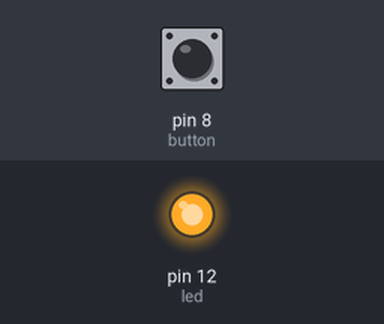
The sketch below on a simulated Arduino Uno, built with avr-gcc and run on an emulated ATmega328P. Parts: output pins drawn as LEDs (lit = HIGH). The test bench sets the inputs (shaded band); at power-on: pin 8 (button) HIGH.

Above: at 1.2 s.
1.3 s: pin 8 (button) pulled LOW for 0.15 s
At 1.9 s:
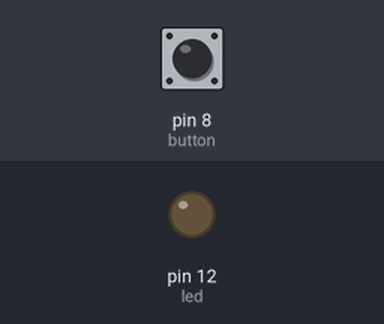
2.9 s: pin 8 (button) pulled LOW for 1 s
At 4.3 s:
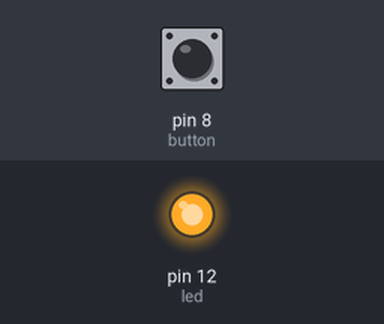
5.4 s: pin 8 (button) pulled LOW for 3.2 s
At 9.1 s:
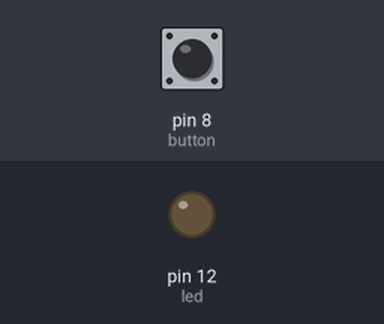
Timing chart, 0 to 10.6 s (numbered marks = the images above; inputs shaded):
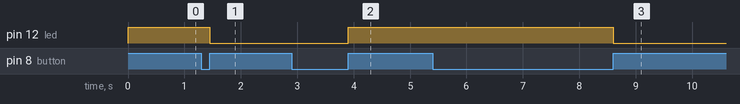

The sketch:

04_digitalToggle.ino
```cpp
int button = 8;
int led = 12;
int status = false;

void setup()
{
  pinMode(led, OUTPUT);
  pinMode(button, INPUT_PULLUP);
}

void loop(){
if (digitalRead(button) == true) {
status = !status;
digitalWrite(led, status);
} while(digitalRead(button) == true);
delay(50); // keeps a small delay
}
```

Measured:
- after the input at 1.3 s, pin 12 (led): HIGH → LOW after 0.15 s
- after the input at 2.9 s, pin 12 (led): LOW → HIGH after 1.0 s
- after the input at 5.4 s, pin 12 (led): HIGH → LOW after 3.2 s
